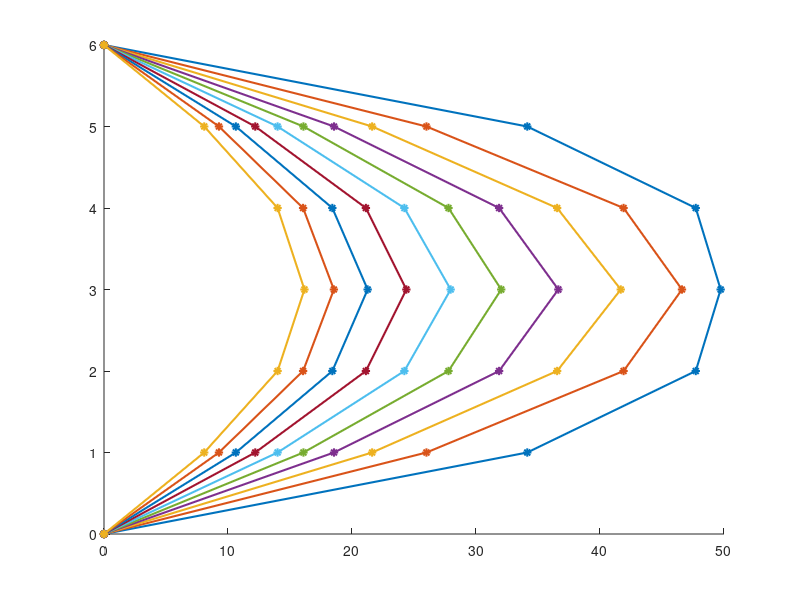

Source code (MATLAB):
clear; 
clc;
%dados
H=6;            %m
cv=0.5;         %m2/ano
u0=50;          %kPa
z=[0:1:6];
for t=1:10
nd=2;
hd=H/nd;
Z=z/hd;
T=(cv*t)/hd^2;
sum=0
for m=0:6
sum=sum+((2*u0)/(pi/2*(2*m+1))*(sin((pi/2*(2*m+1)*Z)))*exp(-((pi/2*(2*m+1))*(pi/2*(2*m+1)))*T));
end
% plot resultados
xx=sum
yy=z
hold on
plot(xx,yy,'LineWidth',1.5,'Marker', '*');
end